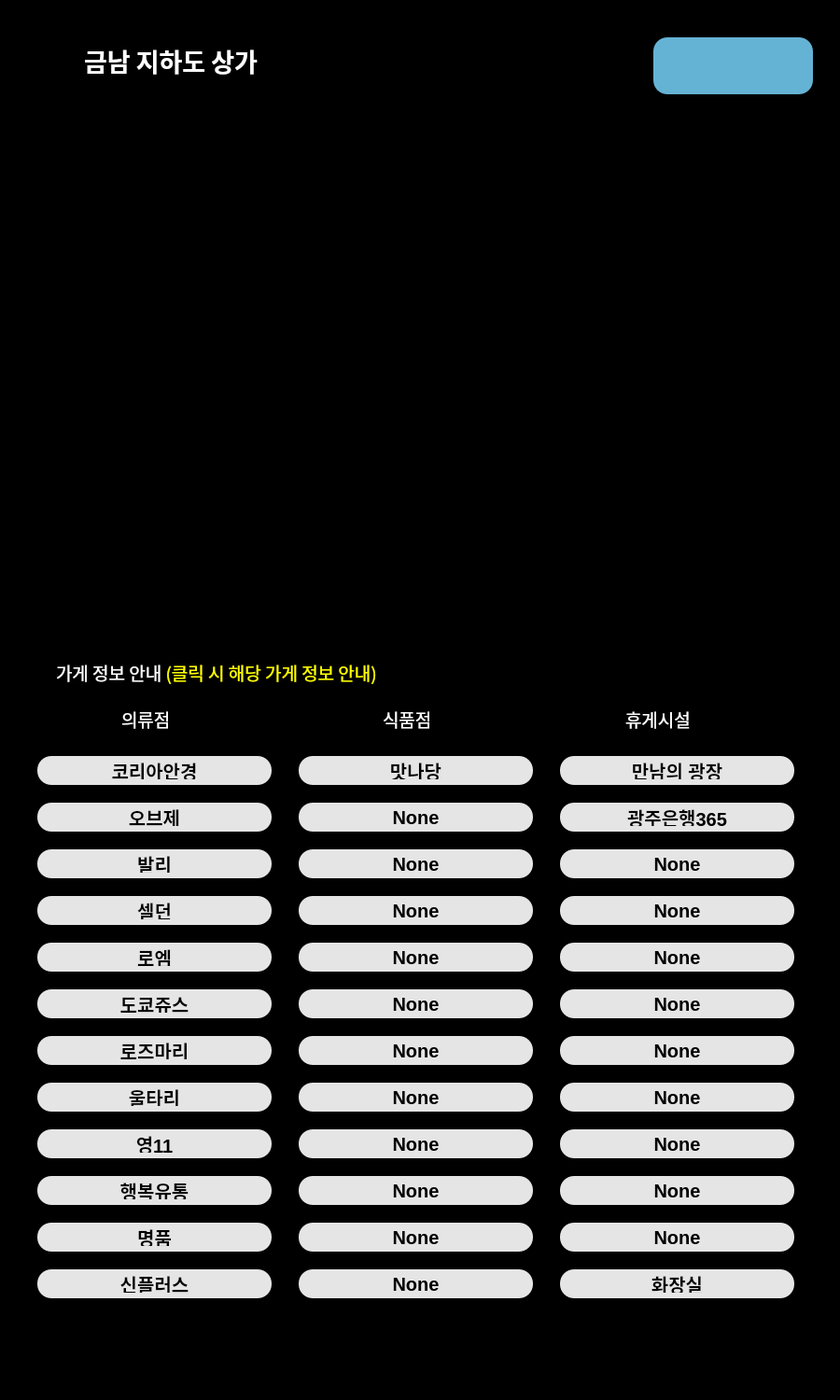
<?xml version="1.0" encoding="UTF-8"?>
<ui version="4.0">
 <class>Dialog</class>
 <widget class="QDialog" name="Dialog">
  <property name="geometry">
   <rect>
    <x>0</x>
    <y>0</y>
    <width>900</width>
    <height>1500</height>
   </rect>
  </property>
  <property name="windowTitle">
   <string>Dialog</string>
  </property>
  <property name="styleSheet">
   <string notr="true">QWidget {
    background-color: black;
}</string>
  </property>
  <widget class="QPushButton" name="back_button">
   <property name="geometry">
    <rect>
     <x>700</x>
     <y>40</y>
     <width>171</width>
     <height>61</height>
    </rect>
   </property>
   <property name="styleSheet">
    <string notr="true">QPushButton {
    border-radius: 15px; /* 모서리 둥글기 설정 */
    background-color: rgba(113, 199, 236, 0.9); /* 투명도 50%의 녹색 */
    color: white; /* 글자색 */
    font: bold 14px; /* 폰트 스타일 */
    padding: 6px; /* 패딩 */
}</string>
   </property>
   <property name="text">
    <string/>
   </property>
   <property name="icon">
    <iconset>
     <normaloff>arrow.png</normaloff>arrow.png</iconset>
   </property>
   <property name="iconSize">
    <size>
     <width>50</width>
     <height>50</height>
    </size>
   </property>
  </widget>
  <widget class="QLabel" name="label_3">
   <property name="geometry">
    <rect>
     <x>60</x>
     <y>700</y>
     <width>791</width>
     <height>41</height>
    </rect>
   </property>
   <property name="font">
    <font>
     <family>맑은 고딕</family>
    </font>
   </property>
   <property name="text">
    <string>&lt;html&gt;&lt;head/&gt;&lt;body&gt;&lt;p&gt;&lt;span style=&quot; font-size:14pt; color:#ffffff;&quot;&gt;가게 정보 안내 &lt;/span&gt;&lt;span style=&quot; font-size:14pt; color:#ffff00;&quot;&gt;(클릭 시 해당 가게 정보 안내)&lt;/span&gt;&lt;/p&gt;&lt;/body&gt;&lt;/html&gt;</string>
   </property>
  </widget>
  <widget class="QLabel" name="label_4">
   <property name="geometry">
    <rect>
     <x>20</x>
     <y>30</y>
     <width>61</width>
     <height>61</height>
    </rect>
   </property>
   <property name="styleSheet">
    <string notr="true">QLabel {
    border: none;  /* 테두리 없애기 */
    border-image: url('C:/Users/user/WP/AIconvergence/ultralytics/char.png');  /* 배경 이미지 설정 */
    background-position: center;  /* 이미지를 버튼 중앙에 위치 */
    background-repeat: no-repeat;  /* 이미지 반복 없음 */
	background-size: cover;  /* 이미지가 버튼 크기에 맞게 조정 */
}</string>
   </property>
   <property name="text">
    <string/>
   </property>
  </widget>
  <widget class="QLabel" name="label_2">
   <property name="geometry">
    <rect>
     <x>90</x>
     <y>40</y>
     <width>531</width>
     <height>51</height>
    </rect>
   </property>
   <property name="palette">
    <palette>
     <active>
      <colorrole role="Button">
       <brush brushstyle="SolidPattern">
        <color alpha="255">
         <red>0</red>
         <green>0</green>
         <blue>0</blue>
        </color>
       </brush>
      </colorrole>
      <colorrole role="Base">
       <brush brushstyle="SolidPattern">
        <color alpha="255">
         <red>0</red>
         <green>0</green>
         <blue>0</blue>
        </color>
       </brush>
      </colorrole>
      <colorrole role="Window">
       <brush brushstyle="SolidPattern">
        <color alpha="255">
         <red>0</red>
         <green>0</green>
         <blue>0</blue>
        </color>
       </brush>
      </colorrole>
     </active>
     <inactive>
      <colorrole role="Button">
       <brush brushstyle="SolidPattern">
        <color alpha="255">
         <red>0</red>
         <green>0</green>
         <blue>0</blue>
        </color>
       </brush>
      </colorrole>
      <colorrole role="Base">
       <brush brushstyle="SolidPattern">
        <color alpha="255">
         <red>0</red>
         <green>0</green>
         <blue>0</blue>
        </color>
       </brush>
      </colorrole>
      <colorrole role="Window">
       <brush brushstyle="SolidPattern">
        <color alpha="255">
         <red>0</red>
         <green>0</green>
         <blue>0</blue>
        </color>
       </brush>
      </colorrole>
     </inactive>
     <disabled>
      <colorrole role="Button">
       <brush brushstyle="SolidPattern">
        <color alpha="255">
         <red>0</red>
         <green>0</green>
         <blue>0</blue>
        </color>
       </brush>
      </colorrole>
      <colorrole role="Base">
       <brush brushstyle="SolidPattern">
        <color alpha="255">
         <red>0</red>
         <green>0</green>
         <blue>0</blue>
        </color>
       </brush>
      </colorrole>
      <colorrole role="Window">
       <brush brushstyle="SolidPattern">
        <color alpha="255">
         <red>0</red>
         <green>0</green>
         <blue>0</blue>
        </color>
       </brush>
      </colorrole>
     </disabled>
    </palette>
   </property>
   <property name="font">
    <font>
     <family>맑은 고딕</family>
     <pointsize>20</pointsize>
     <weight>75</weight>
     <bold>true</bold>
    </font>
   </property>
   <property name="styleSheet">
    <string notr="true">QLabel {
    color: white;
    font-size: 20pt;  // 이미 폰트 사이즈를 설정했으므로 선택적
}</string>
   </property>
   <property name="text">
    <string>&lt;html&gt;&lt;head/&gt;&lt;body&gt;&lt;p&gt;&lt;span style=&quot; font-size:20pt; color:#ffffff;&quot;&gt;금남 지하도 상가&lt;/span&gt;&lt;/p&gt;&lt;/body&gt;&lt;/html&gt;</string>
   </property>
   <property name="scaledContents">
    <bool>false</bool>
   </property>
  </widget>
  <widget class="QLabel" name="dlabel_1">
   <property name="geometry">
    <rect>
     <x>20</x>
     <y>180</y>
     <width>411</width>
     <height>321</height>
    </rect>
   </property>
   <property name="palette">
    <palette>
     <active>
      <colorrole role="Button">
       <brush brushstyle="SolidPattern">
        <color alpha="255">
         <red>0</red>
         <green>0</green>
         <blue>0</blue>
        </color>
       </brush>
      </colorrole>
      <colorrole role="Base">
       <brush brushstyle="SolidPattern">
        <color alpha="255">
         <red>0</red>
         <green>0</green>
         <blue>0</blue>
        </color>
       </brush>
      </colorrole>
      <colorrole role="Window">
       <brush brushstyle="SolidPattern">
        <color alpha="255">
         <red>0</red>
         <green>0</green>
         <blue>0</blue>
        </color>
       </brush>
      </colorrole>
     </active>
     <inactive>
      <colorrole role="Button">
       <brush brushstyle="SolidPattern">
        <color alpha="255">
         <red>0</red>
         <green>0</green>
         <blue>0</blue>
        </color>
       </brush>
      </colorrole>
      <colorrole role="Base">
       <brush brushstyle="SolidPattern">
        <color alpha="255">
         <red>0</red>
         <green>0</green>
         <blue>0</blue>
        </color>
       </brush>
      </colorrole>
      <colorrole role="Window">
       <brush brushstyle="SolidPattern">
        <color alpha="255">
         <red>0</red>
         <green>0</green>
         <blue>0</blue>
        </color>
       </brush>
      </colorrole>
     </inactive>
     <disabled>
      <colorrole role="Button">
       <brush brushstyle="SolidPattern">
        <color alpha="255">
         <red>0</red>
         <green>0</green>
         <blue>0</blue>
        </color>
       </brush>
      </colorrole>
      <colorrole role="Base">
       <brush brushstyle="SolidPattern">
        <color alpha="255">
         <red>0</red>
         <green>0</green>
         <blue>0</blue>
        </color>
       </brush>
      </colorrole>
      <colorrole role="Window">
       <brush brushstyle="SolidPattern">
        <color alpha="255">
         <red>0</red>
         <green>0</green>
         <blue>0</blue>
        </color>
       </brush>
      </colorrole>
     </disabled>
    </palette>
   </property>
   <property name="font">
    <font>
     <family>궁서체</family>
     <pointsize>20</pointsize>
     <weight>75</weight>
     <bold>true</bold>
    </font>
   </property>
   <property name="styleSheet">
    <string notr="true"/>
   </property>
   <property name="text">
    <string>금남 지하도 상가</string>
   </property>
  </widget>
  <widget class="QLabel" name="dlabel_2">
   <property name="geometry">
    <rect>
     <x>460</x>
     <y>180</y>
     <width>411</width>
     <height>321</height>
    </rect>
   </property>
   <property name="palette">
    <palette>
     <active>
      <colorrole role="Button">
       <brush brushstyle="SolidPattern">
        <color alpha="255">
         <red>0</red>
         <green>0</green>
         <blue>0</blue>
        </color>
       </brush>
      </colorrole>
      <colorrole role="Base">
       <brush brushstyle="SolidPattern">
        <color alpha="255">
         <red>0</red>
         <green>0</green>
         <blue>0</blue>
        </color>
       </brush>
      </colorrole>
      <colorrole role="Window">
       <brush brushstyle="SolidPattern">
        <color alpha="255">
         <red>0</red>
         <green>0</green>
         <blue>0</blue>
        </color>
       </brush>
      </colorrole>
     </active>
     <inactive>
      <colorrole role="Button">
       <brush brushstyle="SolidPattern">
        <color alpha="255">
         <red>0</red>
         <green>0</green>
         <blue>0</blue>
        </color>
       </brush>
      </colorrole>
      <colorrole role="Base">
       <brush brushstyle="SolidPattern">
        <color alpha="255">
         <red>0</red>
         <green>0</green>
         <blue>0</blue>
        </color>
       </brush>
      </colorrole>
      <colorrole role="Window">
       <brush brushstyle="SolidPattern">
        <color alpha="255">
         <red>0</red>
         <green>0</green>
         <blue>0</blue>
        </color>
       </brush>
      </colorrole>
     </inactive>
     <disabled>
      <colorrole role="Button">
       <brush brushstyle="SolidPattern">
        <color alpha="255">
         <red>0</red>
         <green>0</green>
         <blue>0</blue>
        </color>
       </brush>
      </colorrole>
      <colorrole role="Base">
       <brush brushstyle="SolidPattern">
        <color alpha="255">
         <red>0</red>
         <green>0</green>
         <blue>0</blue>
        </color>
       </brush>
      </colorrole>
      <colorrole role="Window">
       <brush brushstyle="SolidPattern">
        <color alpha="255">
         <red>0</red>
         <green>0</green>
         <blue>0</blue>
        </color>
       </brush>
      </colorrole>
     </disabled>
    </palette>
   </property>
   <property name="font">
    <font>
     <family>궁서체</family>
     <pointsize>20</pointsize>
     <weight>75</weight>
     <bold>true</bold>
    </font>
   </property>
   <property name="styleSheet">
    <string notr="true"/>
   </property>
   <property name="text">
    <string>금남 지하도 상가</string>
   </property>
  </widget>
  <widget class="QPushButton" name="btn_1_1">
   <property name="geometry">
    <rect>
     <x>40</x>
     <y>810</y>
     <width>251</width>
     <height>31</height>
    </rect>
   </property>
   <property name="styleSheet">
    <string notr="true">QPushButton {
    border-radius: 15px; /* 모서리 둥글기 설정 */
    background-color: rgba(255, 255, 255, 0.9); /* 투명도 50%의 녹색 */
    color: black; /* 글자색 */
    font: bold 20px; /* 폰트 스타일 */
    padding: 6px; /* 패딩 */
}</string>
   </property>
   <property name="text">
    <string>코리아안경</string>
   </property>
  </widget>
  <widget class="QLabel" name="dlabel_3">
   <property name="geometry">
    <rect>
     <x>20</x>
     <y>520</y>
     <width>851</width>
     <height>141</height>
    </rect>
   </property>
   <property name="palette">
    <palette>
     <active>
      <colorrole role="Button">
       <brush brushstyle="SolidPattern">
        <color alpha="255">
         <red>0</red>
         <green>0</green>
         <blue>0</blue>
        </color>
       </brush>
      </colorrole>
      <colorrole role="Base">
       <brush brushstyle="SolidPattern">
        <color alpha="255">
         <red>0</red>
         <green>0</green>
         <blue>0</blue>
        </color>
       </brush>
      </colorrole>
      <colorrole role="Window">
       <brush brushstyle="SolidPattern">
        <color alpha="255">
         <red>0</red>
         <green>0</green>
         <blue>0</blue>
        </color>
       </brush>
      </colorrole>
     </active>
     <inactive>
      <colorrole role="Button">
       <brush brushstyle="SolidPattern">
        <color alpha="255">
         <red>0</red>
         <green>0</green>
         <blue>0</blue>
        </color>
       </brush>
      </colorrole>
      <colorrole role="Base">
       <brush brushstyle="SolidPattern">
        <color alpha="255">
         <red>0</red>
         <green>0</green>
         <blue>0</blue>
        </color>
       </brush>
      </colorrole>
      <colorrole role="Window">
       <brush brushstyle="SolidPattern">
        <color alpha="255">
         <red>0</red>
         <green>0</green>
         <blue>0</blue>
        </color>
       </brush>
      </colorrole>
     </inactive>
     <disabled>
      <colorrole role="Button">
       <brush brushstyle="SolidPattern">
        <color alpha="255">
         <red>0</red>
         <green>0</green>
         <blue>0</blue>
        </color>
       </brush>
      </colorrole>
      <colorrole role="Base">
       <brush brushstyle="SolidPattern">
        <color alpha="255">
         <red>0</red>
         <green>0</green>
         <blue>0</blue>
        </color>
       </brush>
      </colorrole>
      <colorrole role="Window">
       <brush brushstyle="SolidPattern">
        <color alpha="255">
         <red>0</red>
         <green>0</green>
         <blue>0</blue>
        </color>
       </brush>
      </colorrole>
     </disabled>
    </palette>
   </property>
   <property name="font">
    <font>
     <family>맑은 고딕</family>
     <pointsize>20</pointsize>
     <weight>50</weight>
     <bold>false</bold>
    </font>
   </property>
   <property name="styleSheet">
    <string notr="true"/>
   </property>
   <property name="text">
    <string>금남 지하도 상가</string>
   </property>
  </widget>
  <widget class="QPushButton" name="pushButton_2">
   <property name="geometry">
    <rect>
     <x>40</x>
     <y>860</y>
     <width>251</width>
     <height>31</height>
    </rect>
   </property>
   <property name="styleSheet">
    <string notr="true">QPushButton {
    border-radius: 15px; /* 모서리 둥글기 설정 */
    background-color: rgba(255, 255, 255, 0.9); /* 투명도 50%의 녹색 */
    color: black; /* 글자색 */
    font: bold 20px; /* 폰트 스타일 */
    padding: 6px; /* 패딩 */
}</string>
   </property>
   <property name="text">
    <string>오브제</string>
   </property>
  </widget>
  <widget class="QPushButton" name="pushButton_4">
   <property name="geometry">
    <rect>
     <x>40</x>
     <y>910</y>
     <width>251</width>
     <height>31</height>
    </rect>
   </property>
   <property name="styleSheet">
    <string notr="true">QPushButton {
    border-radius: 15px; /* 모서리 둥글기 설정 */
    background-color: rgba(255, 255, 255, 0.9); /* 투명도 50%의 녹색 */
    color: black; /* 글자색 */
    font: bold 20px; /* 폰트 스타일 */
    padding: 6px; /* 패딩 */
}</string>
   </property>
   <property name="text">
    <string>발리</string>
   </property>
  </widget>
  <widget class="QPushButton" name="pushButton_5">
   <property name="geometry">
    <rect>
     <x>40</x>
     <y>1010</y>
     <width>251</width>
     <height>31</height>
    </rect>
   </property>
   <property name="styleSheet">
    <string notr="true">QPushButton {
    border-radius: 15px; /* 모서리 둥글기 설정 */
    background-color: rgba(255, 255, 255, 0.9); /* 투명도 50%의 녹색 */
    color: black; /* 글자색 */
    font: bold 20px; /* 폰트 스타일 */
    padding: 6px; /* 패딩 */
}</string>
   </property>
   <property name="text">
    <string>로엠</string>
   </property>
  </widget>
  <widget class="QPushButton" name="pushButton_6">
   <property name="geometry">
    <rect>
     <x>40</x>
     <y>960</y>
     <width>251</width>
     <height>31</height>
    </rect>
   </property>
   <property name="styleSheet">
    <string notr="true">QPushButton {
    border-radius: 15px; /* 모서리 둥글기 설정 */
    background-color: rgba(255, 255, 255, 0.9); /* 투명도 50%의 녹색 */
    color: black; /* 글자색 */
    font: bold 20px; /* 폰트 스타일 */
    padding: 6px; /* 패딩 */
}</string>
   </property>
   <property name="text">
    <string>셀던</string>
   </property>
  </widget>
  <widget class="QPushButton" name="pushButton_7">
   <property name="geometry">
    <rect>
     <x>40</x>
     <y>1060</y>
     <width>251</width>
     <height>31</height>
    </rect>
   </property>
   <property name="styleSheet">
    <string notr="true">QPushButton {
    border-radius: 15px; /* 모서리 둥글기 설정 */
    background-color: rgba(255, 255, 255, 0.9); /* 투명도 50%의 녹색 */
    color: black; /* 글자색 */
    font: bold 20px; /* 폰트 스타일 */
    padding: 6px; /* 패딩 */
}</string>
   </property>
   <property name="text">
    <string>도쿄쥬스</string>
   </property>
  </widget>
  <widget class="QPushButton" name="pushButton_8">
   <property name="geometry">
    <rect>
     <x>40</x>
     <y>1160</y>
     <width>251</width>
     <height>31</height>
    </rect>
   </property>
   <property name="styleSheet">
    <string notr="true">QPushButton {
    border-radius: 15px; /* 모서리 둥글기 설정 */
    background-color: rgba(255, 255, 255, 0.9); /* 투명도 50%의 녹색 */
    color: black; /* 글자색 */
    font: bold 20px; /* 폰트 스타일 */
    padding: 6px; /* 패딩 */
}</string>
   </property>
   <property name="text">
    <string>울타리</string>
   </property>
  </widget>
  <widget class="QPushButton" name="pushButton_9">
   <property name="geometry">
    <rect>
     <x>40</x>
     <y>1110</y>
     <width>251</width>
     <height>31</height>
    </rect>
   </property>
   <property name="styleSheet">
    <string notr="true">QPushButton {
    border-radius: 15px; /* 모서리 둥글기 설정 */
    background-color: rgba(255, 255, 255, 0.9); /* 투명도 50%의 녹색 */
    color: black; /* 글자색 */
    font: bold 20px; /* 폰트 스타일 */
    padding: 6px; /* 패딩 */
}</string>
   </property>
   <property name="text">
    <string>로즈마리</string>
   </property>
  </widget>
  <widget class="QPushButton" name="pushButton_10">
   <property name="geometry">
    <rect>
     <x>40</x>
     <y>1210</y>
     <width>251</width>
     <height>31</height>
    </rect>
   </property>
   <property name="styleSheet">
    <string notr="true">QPushButton {
    border-radius: 15px; /* 모서리 둥글기 설정 */
    background-color: rgba(255, 255, 255, 0.9); /* 투명도 50%의 녹색 */
    color: black; /* 글자색 */
    font: bold 20px; /* 폰트 스타일 */
    padding: 6px; /* 패딩 */
}</string>
   </property>
   <property name="text">
    <string>영11</string>
   </property>
  </widget>
  <widget class="QPushButton" name="pushButton_11">
   <property name="geometry">
    <rect>
     <x>40</x>
     <y>1260</y>
     <width>251</width>
     <height>31</height>
    </rect>
   </property>
   <property name="styleSheet">
    <string notr="true">QPushButton {
    border-radius: 15px; /* 모서리 둥글기 설정 */
    background-color: rgba(255, 255, 255, 0.9); /* 투명도 50%의 녹색 */
    color: black; /* 글자색 */
    font: bold 20px; /* 폰트 스타일 */
    padding: 6px; /* 패딩 */
}</string>
   </property>
   <property name="text">
    <string>행복유통</string>
   </property>
  </widget>
  <widget class="QPushButton" name="pushButton_12">
   <property name="geometry">
    <rect>
     <x>40</x>
     <y>1360</y>
     <width>251</width>
     <height>31</height>
    </rect>
   </property>
   <property name="styleSheet">
    <string notr="true">QPushButton {
    border-radius: 15px; /* 모서리 둥글기 설정 */
    background-color: rgba(255, 255, 255, 0.9); /* 투명도 50%의 녹색 */
    color: black; /* 글자색 */
    font: bold 20px; /* 폰트 스타일 */
    padding: 6px; /* 패딩 */
}</string>
   </property>
   <property name="text">
    <string>신플러스</string>
   </property>
  </widget>
  <widget class="QPushButton" name="pushButton_13">
   <property name="geometry">
    <rect>
     <x>40</x>
     <y>1310</y>
     <width>251</width>
     <height>31</height>
    </rect>
   </property>
   <property name="styleSheet">
    <string notr="true">QPushButton {
    border-radius: 15px; /* 모서리 둥글기 설정 */
    background-color: rgba(255, 255, 255, 0.9); /* 투명도 50%의 녹색 */
    color: black; /* 글자색 */
    font: bold 20px; /* 폰트 스타일 */
    padding: 6px; /* 패딩 */
}</string>
   </property>
   <property name="text">
    <string>명품</string>
   </property>
  </widget>
  <widget class="QPushButton" name="pushButton_14">
   <property name="geometry">
    <rect>
     <x>320</x>
     <y>860</y>
     <width>251</width>
     <height>31</height>
    </rect>
   </property>
   <property name="styleSheet">
    <string notr="true">QPushButton {
    border-radius: 15px; /* 모서리 둥글기 설정 */
    background-color: rgba(255, 255, 255, 0.9); /* 투명도 50%의 녹색 */
    color: black; /* 글자색 */
    font: bold 20px; /* 폰트 스타일 */
    padding: 6px; /* 패딩 */
}</string>
   </property>
   <property name="text">
    <string>None</string>
   </property>
  </widget>
  <widget class="QPushButton" name="pushButton_15">
   <property name="geometry">
    <rect>
     <x>320</x>
     <y>1210</y>
     <width>251</width>
     <height>31</height>
    </rect>
   </property>
   <property name="styleSheet">
    <string notr="true">QPushButton {
    border-radius: 15px; /* 모서리 둥글기 설정 */
    background-color: rgba(255, 255, 255, 0.9); /* 투명도 50%의 녹색 */
    color: black; /* 글자색 */
    font: bold 20px; /* 폰트 스타일 */
    padding: 6px; /* 패딩 */
}</string>
   </property>
   <property name="text">
    <string>None</string>
   </property>
  </widget>
  <widget class="QPushButton" name="btn_2_1">
   <property name="geometry">
    <rect>
     <x>320</x>
     <y>810</y>
     <width>251</width>
     <height>31</height>
    </rect>
   </property>
   <property name="styleSheet">
    <string notr="true">QPushButton {
    border-radius: 15px; /* 모서리 둥글기 설정 */
    background-color: rgba(255, 255, 255, 0.9); /* 투명도 50%의 녹색 */
    color: black; /* 글자색 */
    font: bold 20px; /* 폰트 스타일 */
    padding: 6px; /* 패딩 */
}</string>
   </property>
   <property name="text">
    <string>맛나당</string>
   </property>
  </widget>
  <widget class="QPushButton" name="pushButton_17">
   <property name="geometry">
    <rect>
     <x>320</x>
     <y>910</y>
     <width>251</width>
     <height>31</height>
    </rect>
   </property>
   <property name="styleSheet">
    <string notr="true">QPushButton {
    border-radius: 15px; /* 모서리 둥글기 설정 */
    background-color: rgba(255, 255, 255, 0.9); /* 투명도 50%의 녹색 */
    color: black; /* 글자색 */
    font: bold 20px; /* 폰트 스타일 */
    padding: 6px; /* 패딩 */
}</string>
   </property>
   <property name="text">
    <string>None</string>
   </property>
  </widget>
  <widget class="QPushButton" name="pushButton_18">
   <property name="geometry">
    <rect>
     <x>320</x>
     <y>1310</y>
     <width>251</width>
     <height>31</height>
    </rect>
   </property>
   <property name="styleSheet">
    <string notr="true">QPushButton {
    border-radius: 15px; /* 모서리 둥글기 설정 */
    background-color: rgba(255, 255, 255, 0.9); /* 투명도 50%의 녹색 */
    color: black; /* 글자색 */
    font: bold 20px; /* 폰트 스타일 */
    padding: 6px; /* 패딩 */
}</string>
   </property>
   <property name="text">
    <string>None</string>
   </property>
  </widget>
  <widget class="QPushButton" name="pushButton_19">
   <property name="geometry">
    <rect>
     <x>320</x>
     <y>1160</y>
     <width>251</width>
     <height>31</height>
    </rect>
   </property>
   <property name="styleSheet">
    <string notr="true">QPushButton {
    border-radius: 15px; /* 모서리 둥글기 설정 */
    background-color: rgba(255, 255, 255, 0.9); /* 투명도 50%의 녹색 */
    color: black; /* 글자색 */
    font: bold 20px; /* 폰트 스타일 */
    padding: 6px; /* 패딩 */
}</string>
   </property>
   <property name="text">
    <string>None</string>
   </property>
  </widget>
  <widget class="QPushButton" name="pushButton_20">
   <property name="geometry">
    <rect>
     <x>320</x>
     <y>960</y>
     <width>251</width>
     <height>31</height>
    </rect>
   </property>
   <property name="styleSheet">
    <string notr="true">QPushButton {
    border-radius: 15px; /* 모서리 둥글기 설정 */
    background-color: rgba(255, 255, 255, 0.9); /* 투명도 50%의 녹색 */
    color: black; /* 글자색 */
    font: bold 20px; /* 폰트 스타일 */
    padding: 6px; /* 패딩 */
}</string>
   </property>
   <property name="text">
    <string>None</string>
   </property>
  </widget>
  <widget class="QPushButton" name="pushButton_21">
   <property name="geometry">
    <rect>
     <x>320</x>
     <y>1060</y>
     <width>251</width>
     <height>31</height>
    </rect>
   </property>
   <property name="styleSheet">
    <string notr="true">QPushButton {
    border-radius: 15px; /* 모서리 둥글기 설정 */
    background-color: rgba(255, 255, 255, 0.9); /* 투명도 50%의 녹색 */
    color: black; /* 글자색 */
    font: bold 20px; /* 폰트 스타일 */
    padding: 6px; /* 패딩 */
}</string>
   </property>
   <property name="text">
    <string>None</string>
   </property>
  </widget>
  <widget class="QPushButton" name="pushButton_22">
   <property name="geometry">
    <rect>
     <x>320</x>
     <y>1110</y>
     <width>251</width>
     <height>31</height>
    </rect>
   </property>
   <property name="styleSheet">
    <string notr="true">QPushButton {
    border-radius: 15px; /* 모서리 둥글기 설정 */
    background-color: rgba(255, 255, 255, 0.9); /* 투명도 50%의 녹색 */
    color: black; /* 글자색 */
    font: bold 20px; /* 폰트 스타일 */
    padding: 6px; /* 패딩 */
}</string>
   </property>
   <property name="text">
    <string>None</string>
   </property>
  </widget>
  <widget class="QPushButton" name="pushButton_23">
   <property name="geometry">
    <rect>
     <x>320</x>
     <y>1360</y>
     <width>251</width>
     <height>31</height>
    </rect>
   </property>
   <property name="styleSheet">
    <string notr="true">QPushButton {
    border-radius: 15px; /* 모서리 둥글기 설정 */
    background-color: rgba(255, 255, 255, 0.9); /* 투명도 50%의 녹색 */
    color: black; /* 글자색 */
    font: bold 20px; /* 폰트 스타일 */
    padding: 6px; /* 패딩 */
}</string>
   </property>
   <property name="text">
    <string>None</string>
   </property>
  </widget>
  <widget class="QPushButton" name="pushButton_24">
   <property name="geometry">
    <rect>
     <x>320</x>
     <y>1010</y>
     <width>251</width>
     <height>31</height>
    </rect>
   </property>
   <property name="styleSheet">
    <string notr="true">QPushButton {
    border-radius: 15px; /* 모서리 둥글기 설정 */
    background-color: rgba(255, 255, 255, 0.9); /* 투명도 50%의 녹색 */
    color: black; /* 글자색 */
    font: bold 20px; /* 폰트 스타일 */
    padding: 6px; /* 패딩 */
}</string>
   </property>
   <property name="text">
    <string>None</string>
   </property>
  </widget>
  <widget class="QPushButton" name="pushButton_25">
   <property name="geometry">
    <rect>
     <x>320</x>
     <y>1260</y>
     <width>251</width>
     <height>31</height>
    </rect>
   </property>
   <property name="styleSheet">
    <string notr="true">QPushButton {
    border-radius: 15px; /* 모서리 둥글기 설정 */
    background-color: rgba(255, 255, 255, 0.9); /* 투명도 50%의 녹색 */
    color: black; /* 글자색 */
    font: bold 20px; /* 폰트 스타일 */
    padding: 6px; /* 패딩 */
}</string>
   </property>
   <property name="text">
    <string>None</string>
   </property>
  </widget>
  <widget class="QPushButton" name="pushButton_26">
   <property name="geometry">
    <rect>
     <x>600</x>
     <y>860</y>
     <width>251</width>
     <height>31</height>
    </rect>
   </property>
   <property name="styleSheet">
    <string notr="true">QPushButton {
    border-radius: 15px; /* 모서리 둥글기 설정 */
    background-color: rgba(255, 255, 255, 0.9); /* 투명도 50%의 녹색 */
    color: black; /* 글자색 */
    font: bold 20px; /* 폰트 스타일 */
    padding: 6px; /* 패딩 */
}</string>
   </property>
   <property name="text">
    <string>광주은행365</string>
   </property>
  </widget>
  <widget class="QPushButton" name="pushButton_27">
   <property name="geometry">
    <rect>
     <x>600</x>
     <y>1210</y>
     <width>251</width>
     <height>31</height>
    </rect>
   </property>
   <property name="styleSheet">
    <string notr="true">QPushButton {
    border-radius: 15px; /* 모서리 둥글기 설정 */
    background-color: rgba(255, 255, 255, 0.9); /* 투명도 50%의 녹색 */
    color: black; /* 글자색 */
    font: bold 20px; /* 폰트 스타일 */
    padding: 6px; /* 패딩 */
}</string>
   </property>
   <property name="text">
    <string>None</string>
   </property>
  </widget>
  <widget class="QPushButton" name="btn_3_1">
   <property name="geometry">
    <rect>
     <x>600</x>
     <y>810</y>
     <width>251</width>
     <height>31</height>
    </rect>
   </property>
   <property name="styleSheet">
    <string notr="true">QPushButton {
    border-radius: 15px; /* 모서리 둥글기 설정 */
    background-color: rgba(255, 255, 255, 0.9); /* 투명도 50%의 녹색 */
    color: black; /* 글자색 */
    font: bold 20px; /* 폰트 스타일 */
    padding: 6px; /* 패딩 */
}</string>
   </property>
   <property name="text">
    <string>만남의 광장</string>
   </property>
  </widget>
  <widget class="QPushButton" name="pushButton_29">
   <property name="geometry">
    <rect>
     <x>600</x>
     <y>910</y>
     <width>251</width>
     <height>31</height>
    </rect>
   </property>
   <property name="styleSheet">
    <string notr="true">QPushButton {
    border-radius: 15px; /* 모서리 둥글기 설정 */
    background-color: rgba(255, 255, 255, 0.9); /* 투명도 50%의 녹색 */
    color: black; /* 글자색 */
    font: bold 20px; /* 폰트 스타일 */
    padding: 6px; /* 패딩 */
}</string>
   </property>
   <property name="text">
    <string>None</string>
   </property>
  </widget>
  <widget class="QPushButton" name="pushButton_30">
   <property name="geometry">
    <rect>
     <x>600</x>
     <y>1310</y>
     <width>251</width>
     <height>31</height>
    </rect>
   </property>
   <property name="styleSheet">
    <string notr="true">QPushButton {
    border-radius: 15px; /* 모서리 둥글기 설정 */
    background-color: rgba(255, 255, 255, 0.9); /* 투명도 50%의 녹색 */
    color: black; /* 글자색 */
    font: bold 20px; /* 폰트 스타일 */
    padding: 6px; /* 패딩 */
}</string>
   </property>
   <property name="text">
    <string>None</string>
   </property>
  </widget>
  <widget class="QPushButton" name="pushButton_31">
   <property name="geometry">
    <rect>
     <x>600</x>
     <y>1160</y>
     <width>251</width>
     <height>31</height>
    </rect>
   </property>
   <property name="styleSheet">
    <string notr="true">QPushButton {
    border-radius: 15px; /* 모서리 둥글기 설정 */
    background-color: rgba(255, 255, 255, 0.9); /* 투명도 50%의 녹색 */
    color: black; /* 글자색 */
    font: bold 20px; /* 폰트 스타일 */
    padding: 6px; /* 패딩 */
}</string>
   </property>
   <property name="text">
    <string>None</string>
   </property>
  </widget>
  <widget class="QPushButton" name="pushButton_32">
   <property name="geometry">
    <rect>
     <x>600</x>
     <y>960</y>
     <width>251</width>
     <height>31</height>
    </rect>
   </property>
   <property name="styleSheet">
    <string notr="true">QPushButton {
    border-radius: 15px; /* 모서리 둥글기 설정 */
    background-color: rgba(255, 255, 255, 0.9); /* 투명도 50%의 녹색 */
    color: black; /* 글자색 */
    font: bold 20px; /* 폰트 스타일 */
    padding: 6px; /* 패딩 */
}</string>
   </property>
   <property name="text">
    <string>None</string>
   </property>
  </widget>
  <widget class="QPushButton" name="pushButton_33">
   <property name="geometry">
    <rect>
     <x>600</x>
     <y>1060</y>
     <width>251</width>
     <height>31</height>
    </rect>
   </property>
   <property name="styleSheet">
    <string notr="true">QPushButton {
    border-radius: 15px; /* 모서리 둥글기 설정 */
    background-color: rgba(255, 255, 255, 0.9); /* 투명도 50%의 녹색 */
    color: black; /* 글자색 */
    font: bold 20px; /* 폰트 스타일 */
    padding: 6px; /* 패딩 */
}</string>
   </property>
   <property name="text">
    <string>None</string>
   </property>
  </widget>
  <widget class="QPushButton" name="pushButton_34">
   <property name="geometry">
    <rect>
     <x>600</x>
     <y>1110</y>
     <width>251</width>
     <height>31</height>
    </rect>
   </property>
   <property name="styleSheet">
    <string notr="true">QPushButton {
    border-radius: 15px; /* 모서리 둥글기 설정 */
    background-color: rgba(255, 255, 255, 0.9); /* 투명도 50%의 녹색 */
    color: black; /* 글자색 */
    font: bold 20px; /* 폰트 스타일 */
    padding: 6px; /* 패딩 */
}</string>
   </property>
   <property name="text">
    <string>None</string>
   </property>
  </widget>
  <widget class="QPushButton" name="t_btn">
   <property name="geometry">
    <rect>
     <x>600</x>
     <y>1360</y>
     <width>251</width>
     <height>31</height>
    </rect>
   </property>
   <property name="styleSheet">
    <string notr="true">QPushButton {
    border-radius: 15px; /* 모서리 둥글기 설정 */
    background-color: rgba(255, 255, 255, 0.9); /* 투명도 50%의 녹색 */
    color: black; /* 글자색 */
    font: bold 20px; /* 폰트 스타일 */
    padding: 6px; /* 패딩 */
}</string>
   </property>
   <property name="text">
    <string>화장실</string>
   </property>
  </widget>
  <widget class="QPushButton" name="pushButton_36">
   <property name="geometry">
    <rect>
     <x>600</x>
     <y>1010</y>
     <width>251</width>
     <height>31</height>
    </rect>
   </property>
   <property name="styleSheet">
    <string notr="true">QPushButton {
    border-radius: 15px; /* 모서리 둥글기 설정 */
    background-color: rgba(255, 255, 255, 0.9); /* 투명도 50%의 녹색 */
    color: black; /* 글자색 */
    font: bold 20px; /* 폰트 스타일 */
    padding: 6px; /* 패딩 */
}</string>
   </property>
   <property name="text">
    <string>None</string>
   </property>
  </widget>
  <widget class="QPushButton" name="pushButton_37">
   <property name="geometry">
    <rect>
     <x>600</x>
     <y>1260</y>
     <width>251</width>
     <height>31</height>
    </rect>
   </property>
   <property name="styleSheet">
    <string notr="true">QPushButton {
    border-radius: 15px; /* 모서리 둥글기 설정 */
    background-color: rgba(255, 255, 255, 0.9); /* 투명도 50%의 녹색 */
    color: black; /* 글자색 */
    font: bold 20px; /* 폰트 스타일 */
    padding: 6px; /* 패딩 */
}</string>
   </property>
   <property name="text">
    <string>None</string>
   </property>
  </widget>
  <widget class="QLabel" name="label_7">
   <property name="geometry">
    <rect>
     <x>130</x>
     <y>750</y>
     <width>141</width>
     <height>41</height>
    </rect>
   </property>
   <property name="font">
    <font>
     <family>맑은 고딕</family>
    </font>
   </property>
   <property name="text">
    <string>&lt;html&gt;&lt;head/&gt;&lt;body&gt;&lt;p&gt;&lt;span style=&quot; font-size:14pt; color:#ffffff;&quot;&gt;의류점&lt;/span&gt;&lt;/p&gt;&lt;/body&gt;&lt;/html&gt;</string>
   </property>
  </widget>
  <widget class="QLabel" name="label_8">
   <property name="geometry">
    <rect>
     <x>410</x>
     <y>750</y>
     <width>141</width>
     <height>41</height>
    </rect>
   </property>
   <property name="font">
    <font>
     <family>맑은 고딕</family>
    </font>
   </property>
   <property name="text">
    <string>&lt;html&gt;&lt;head/&gt;&lt;body&gt;&lt;p&gt;&lt;span style=&quot; font-size:14pt; color:#ffffff;&quot;&gt;식품점&lt;/span&gt;&lt;/p&gt;&lt;/body&gt;&lt;/html&gt;</string>
   </property>
  </widget>
  <widget class="QLabel" name="label_9">
   <property name="geometry">
    <rect>
     <x>670</x>
     <y>750</y>
     <width>141</width>
     <height>41</height>
    </rect>
   </property>
   <property name="font">
    <font>
     <family>맑은 고딕</family>
    </font>
   </property>
   <property name="text">
    <string>&lt;html&gt;&lt;head/&gt;&lt;body&gt;&lt;p&gt;&lt;span style=&quot; font-size:14pt; color:#ffffff;&quot;&gt;휴게시설&lt;/span&gt;&lt;/p&gt;&lt;/body&gt;&lt;/html&gt;</string>
   </property>
  </widget>
 </widget>
 <resources/>
 <connections/>
</ui>
